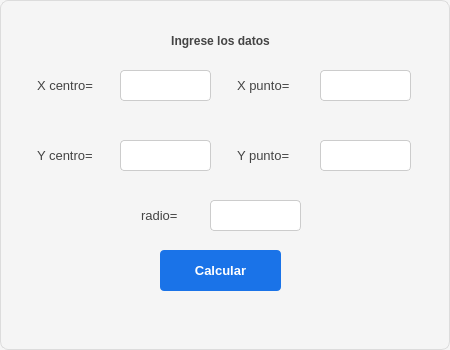
<?xml version="1.0" encoding="UTF-8"?>
<ui version="4.0">
 <class>Dialog</class>
 <widget class="QDialog" name="Dialog">
  <property name="geometry">
   <rect>
    <x>0</x>
    <y>0</y>
    <width>450</width>
    <height>350</height>
   </rect>
  </property>
  <property name="font">
   <font>
    <pointsize>10</pointsize>
   </font>
  </property>
  <property name="windowTitle">
   <string>Punto en circunferencia</string>
  </property>
  <property name="styleSheet">
   <string notr="true">/* Estilo general del diálogo */
QDialog {
    background-color: #f5f5f5;   /* Fondo claro */
    border: 1px solid #dcdcdc;   /* Borde sutil */
    border-radius: 8px;          /* Esquinas suaves */
    color: #333333;              /* Texto neutro */
}

/* Etiquetas */
QLabel {
    color: #444444;              /* Gris oscuro para contraste */
    padding: 4px;
}

/* Campos de texto */
QLineEdit {
    background-color: #ffffff;   /* Fondo blanco */
    border: 1px solid #cccccc;   /* Borde suave */
    border-radius: 4px;
    padding: 6px;
    selection-background-color: #87cefa; /* Azul claro al seleccionar */
    selection-color: #000000;
}

QLineEdit:focus {
    border: 1px solid #1a73e8;   /* Azul corporativo al enfocar */
    background-color: #fafafa;
}

/* Botones */
QPushButton {
    background-color: #1a73e8;   /* Azul profesional */
    color: #ffffff;
    border: none;
    border-radius: 4px;
    padding: 8px 14px;
    font-weight: bold;
}

QPushButton:hover {
    background-color: #1669c1;   /* Azul más intenso al pasar el cursor */
}

QPushButton:pressed {
    background-color: #0d47a1;   /* Azul profundo al presionar */
}

QPushButton:disabled {
    background-color: #e0e0e0;   /* Gris claro para deshabilitado */
    color: #888888;
}
</string>
  </property>
  <widget class="QLabel" name="label">
   <property name="geometry">
    <rect>
     <x>10</x>
     <y>10</y>
     <width>421</width>
     <height>61</height>
    </rect>
   </property>
   <property name="font">
    <font>
     <weight>75</weight>
     <bold>true</bold>
    </font>
   </property>
   <property name="text">
    <string>Ingrese los datos</string>
   </property>
   <property name="alignment">
    <set>Qt::AlignCenter</set>
   </property>
  </widget>
  <widget class="QLabel" name="label_2">
   <property name="geometry">
    <rect>
     <x>30</x>
     <y>70</y>
     <width>81</width>
     <height>31</height>
    </rect>
   </property>
   <property name="text">
    <string>X centro=</string>
   </property>
  </widget>
  <widget class="QLabel" name="label_3">
   <property name="geometry">
    <rect>
     <x>30</x>
     <y>140</y>
     <width>81</width>
     <height>31</height>
    </rect>
   </property>
   <property name="text">
    <string>Y centro=</string>
   </property>
  </widget>
  <widget class="QLabel" name="label_4">
   <property name="geometry">
    <rect>
     <x>230</x>
     <y>70</y>
     <width>91</width>
     <height>31</height>
    </rect>
   </property>
   <property name="text">
    <string>X punto=</string>
   </property>
  </widget>
  <widget class="QLabel" name="label_5">
   <property name="geometry">
    <rect>
     <x>230</x>
     <y>140</y>
     <width>91</width>
     <height>31</height>
    </rect>
   </property>
   <property name="text">
    <string>Y punto=</string>
   </property>
  </widget>
  <widget class="QLabel" name="label_6">
   <property name="geometry">
    <rect>
     <x>134</x>
     <y>205</y>
     <width>61</width>
     <height>21</height>
    </rect>
   </property>
   <property name="text">
    <string>radio=</string>
   </property>
  </widget>
  <widget class="QLineEdit" name="ent_cx">
   <property name="geometry">
    <rect>
     <x>120</x>
     <y>70</y>
     <width>91</width>
     <height>31</height>
    </rect>
   </property>
  </widget>
  <widget class="QLineEdit" name="ent_cy">
   <property name="geometry">
    <rect>
     <x>120</x>
     <y>140</y>
     <width>91</width>
     <height>31</height>
    </rect>
   </property>
  </widget>
  <widget class="QLineEdit" name="ent_px">
   <property name="geometry">
    <rect>
     <x>320</x>
     <y>70</y>
     <width>91</width>
     <height>31</height>
    </rect>
   </property>
  </widget>
  <widget class="QLineEdit" name="ent_py">
   <property name="geometry">
    <rect>
     <x>320</x>
     <y>140</y>
     <width>91</width>
     <height>31</height>
    </rect>
   </property>
  </widget>
  <widget class="QLineEdit" name="ent_r">
   <property name="geometry">
    <rect>
     <x>210</x>
     <y>200</y>
     <width>91</width>
     <height>31</height>
    </rect>
   </property>
  </widget>
  <widget class="QPushButton" name="btn_calcular">
   <property name="geometry">
    <rect>
     <x>160</x>
     <y>250</y>
     <width>121</width>
     <height>41</height>
    </rect>
   </property>
   <property name="text">
    <string>Calcular</string>
   </property>
  </widget>
  <widget class="QLabel" name="lbl_d">
   <property name="geometry">
    <rect>
     <x>60</x>
     <y>300</y>
     <width>321</width>
     <height>41</height>
    </rect>
   </property>
   <property name="text">
    <string/>
   </property>
   <property name="alignment">
    <set>Qt::AlignCenter</set>
   </property>
  </widget>
 </widget>
 <resources/>
 <connections/>
</ui>
